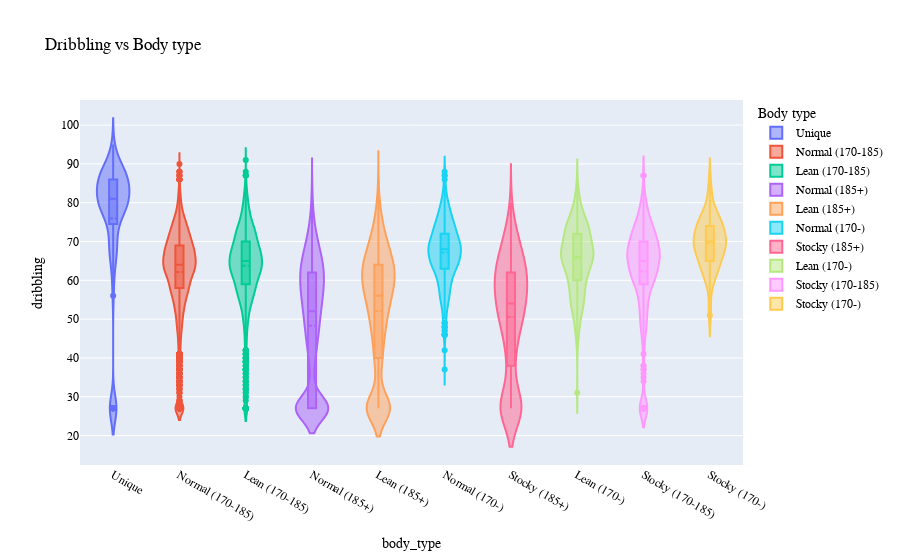

Notebook cell for this chart:
### Markdown cell above
### dribbling vs Body type

### Code cell
plot_violin_plot(abilities_df_cleaned,x_col='dribbling',y_col='body_type')

### Figure 1 — Plotly figure (JSON) as saved in the notebook; plotly's stock layout.template omitted (floating-point values rounded to 4 significant figures; data arrays with more than 128 entries replaced by an {"elided": "..."} marker saying what was removed)
{"data": [{"box": {"visible": true}, "meanline": {"visible": true}, "name": "Unique", "type": "violin", "x": {"elided": "136 str values"}, "y": {"elided": "136 int values"}}, {"box": {"visible": true}, "meanline": {"visible": true}, "name": "Normal (170-185)", "type": "violin", "x": {"elided": "6685 str values"}, "y": {"elided": "6685 int values"}}, {"box": {"visible": true}, "meanline": {"visible": true}, "name": "Lean (170-185)", "type": "violin", "x": {"elided": "4086 str values"}, "y": {"elided": "4086 int values"}}, {"box": {"visible": true}, "meanline": {"visible": true}, "name": "Normal (185+)", "type": "violin", "x": {"elided": "4236 str values"}, "y": {"elided": "4236 int values"}}, {"box": {"visible": true}, "meanline": {"visible": true}, "name": "Lean (185+)", "type": "violin", "x": {"elided": "1938 str values"}, "y": {"elided": "1938 int values"}}, {"box": {"visible": true}, "meanline": {"visible": true}, "name": "Normal (170-)", "type": "violin", "x": {"elided": "669 str values"}, "y": {"elided": "669 int values"}}, {"box": {"visible": true}, "meanline": {"visible": true}, "name": "Stocky (185+)", "type": "violin", "x": {"elided": "355 str values"}, "y": {"elided": "355 int values"}}, {"box": {"visible": true}, "meanline": {"visible": true}, "name": "Lean (170-)", "type": "violin", "x": {"elided": "477 str values"}, "y": {"elided": "477 int values"}}, {"box": {"visible": true}, "meanline": {"visible": true}, "name": "Stocky (170-185)", "type": "violin", "x": {"elided": "560 str values"}, "y": {"elided": "560 int values"}}, {"box": {"visible": true}, "meanline": {"visible": true}, "name": "Stocky (170-)", "type": "violin", "x": ["Stocky (170-)", "Stocky (170-)", "Stocky (170-)", "Stocky (170-)", "Stocky (170-)", "Stocky (170-)", "Stocky (170-)", "Stocky (170-)", "Stocky (170-)", "Stocky (170-)", "Stocky (170-)", "Stocky (170-)", "Stocky (170-)", "Stocky (170-)", "Stocky (170-)", "Stocky (170-)", "Stocky (170-)", "Stocky (170-)", "Stocky (170-)", "Stocky (170-)", "Stocky (170-)", "Stocky (170-)", "Stocky (170-)", "Stocky (170-)", "Stocky (170-)", "Stocky (170-)", "Stocky (170-)", "Stocky (170-)", "Stocky (170-)", "Stocky (170-)", "Stocky (170-)", "Stocky (170-)", "Stocky (170-)", "Stocky (170-)", "Stocky (170-)", "Stocky (170-)", "Stocky (170-)", "Stocky (170-)", "Stocky (170-)", "Stocky (170-)", "Stocky (170-)", "Stocky (170-)", "Stocky (170-)", "Stocky (170-)", "Stocky (170-)", "Stocky (170-)", "Stocky (170-)", "Stocky (170-)", "Stocky (170-)", "Stocky (170-)", "Stocky (170-)", "Stocky (170-)", "Stocky (170-)", "Stocky (170-)", "Stocky (170-)", "Stocky (170-)", "Stocky (170-)", "Stocky (170-)", "Stocky (170-)", "Stocky (170-)", "Stocky (170-)", "Stocky (170-)", "Stocky (170-)", "Stocky (170-)", "Stocky (170-)", "Stocky (170-)", "Stocky (170-)", "Stocky (170-)", "Stocky (170-)", "Stocky (170-)", "Stocky (170-)", "Stocky (170-)", "Stocky (170-)", "Stocky (170-)", "Stocky (170-)", "Stocky (170-)", "Stocky (170-)", "Stocky (170-)", "Stocky (170-)", "Stocky (170-)", "Stocky (170-)", "Stocky (170-)", "Stocky (170-)", "Stocky (170-)", "Stocky (170-)", "Stocky (170-)", "Stocky (170-)", "Stocky (170-)", "Stocky (170-)", "Stocky (170-)", "Stocky (170-)", "Stocky (170-)", "Stocky (170-)", "Stocky (170-)", "Stocky (170-)", "Stocky (170-)", "Stocky (170-)"], "y": [79, 83, 83, 75, 86, 75, 70, 82, 79, 75, 75, 77, 76, 75, 78, 77, 78, 70, 76, 76, 73, 72, 65, 74, 72, 72, 72, 73, 77, 72, 71, 68, 63, 64, 74, 76, 75, 74, 68, 72, 68, 70, 72, 65, 74, 66, 71, 72, 61, 68, 74, 71, 71, 70, 65, 60, 70, 71, 67, 68, 70, 69, 70, 68, 70, 67, 72, 65, 68, 65, 67, 63, 63, 69, 63, 70, 63, 75, 69, 67, 54, 68, 63, 67, 68, 59, 52, 61, 65, 68, 62, 63, 63, 60, 67, 51, 59]}], "layout": {"font": {"color": "black", "family": "Courier New, monospace", "size": 12}, "legend": {"title": {"text": "Body type"}}, "title": {"text": "Dribbling vs Body type"}, "xaxis": {"title": {"text": "body_type"}}, "yaxis": {"title": {"text": "dribbling"}}}}
